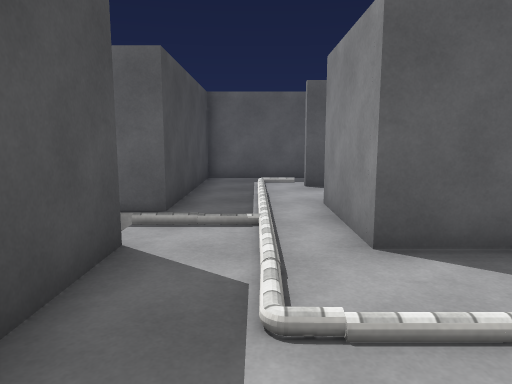
view 1 (above)

24 first-person views from a walk through a 3-D level made in the Unity game engine. The camera is 1.4 m above the floor, tilts 8° down and sees 70° across. The floor is counted in squares, 1.07 m on a side. Each view is taken from the middle of a square. On the plan, view 1 faces up. The plan holds only what a view shows up to about 15 squares ahead; the rest is blank. The place goes on beyond the plan. The player character is not drawn. Some animated figures are not drawn. Surface patterns are stand-ins for the level's own textures.

view 2
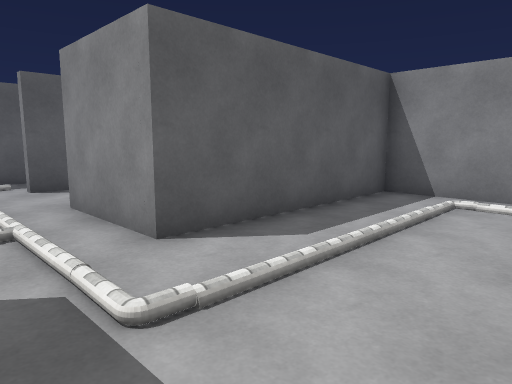

view 3
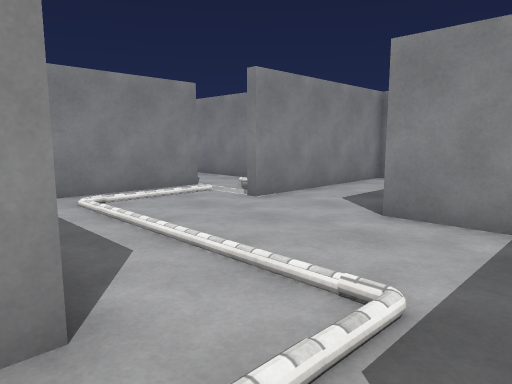

view 4
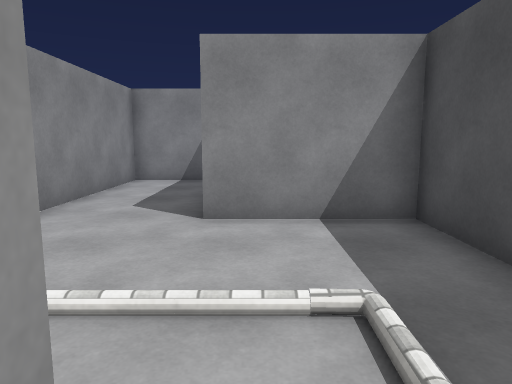

view 5
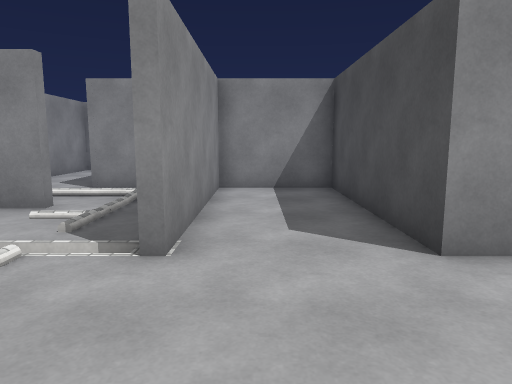

view 6
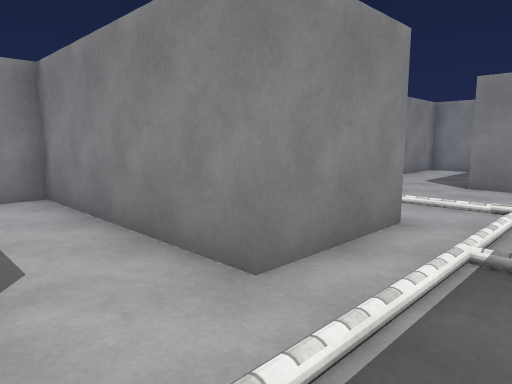

view 7
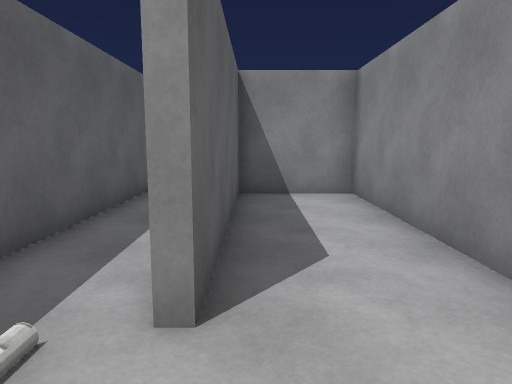

view 8
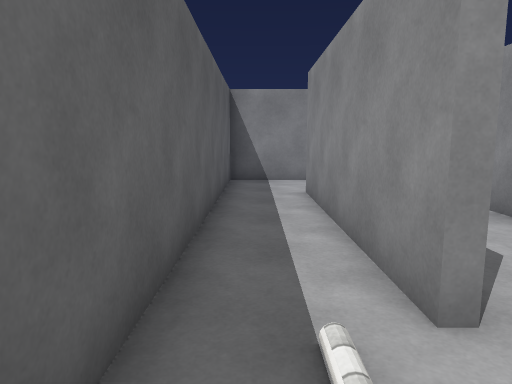

view 9
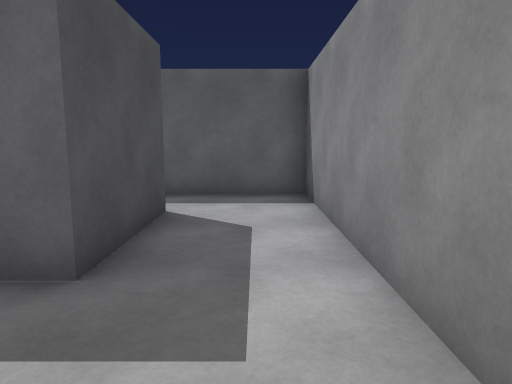

view 10
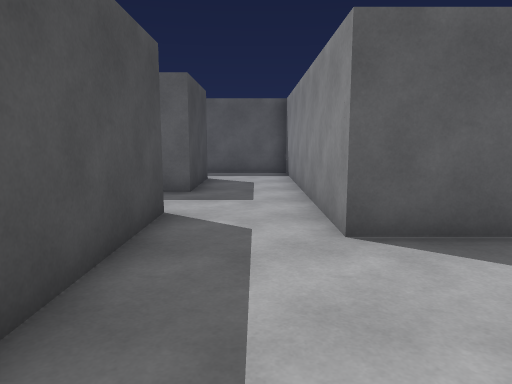

view 11
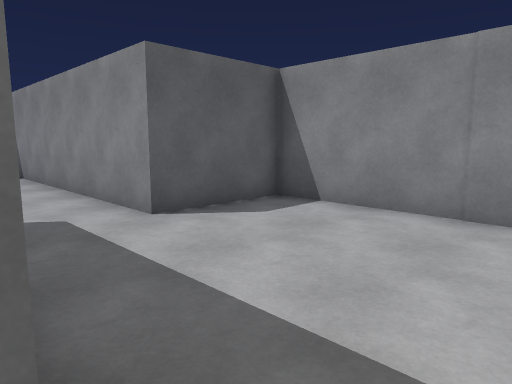

view 12
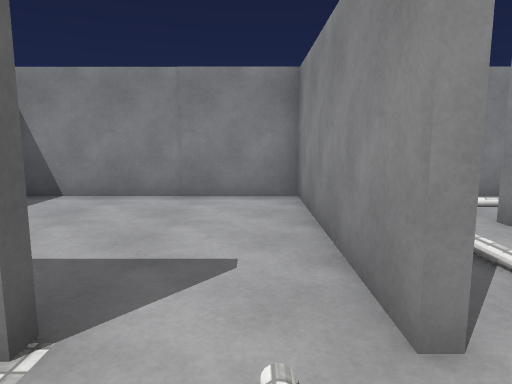

view 13
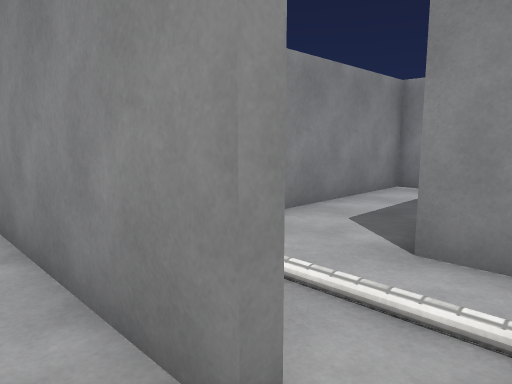

view 14
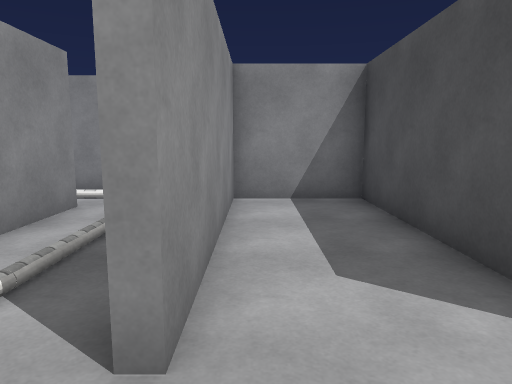

view 15
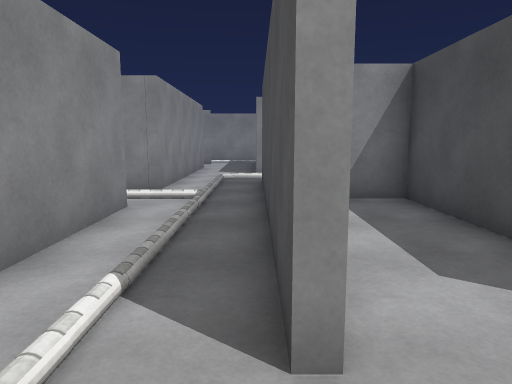

view 16
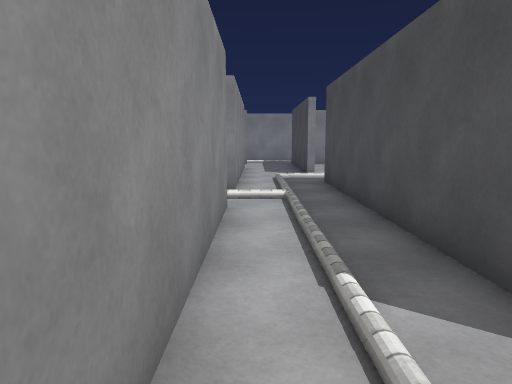

view 17
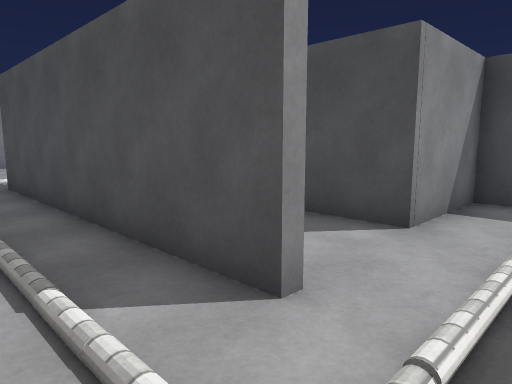

view 18
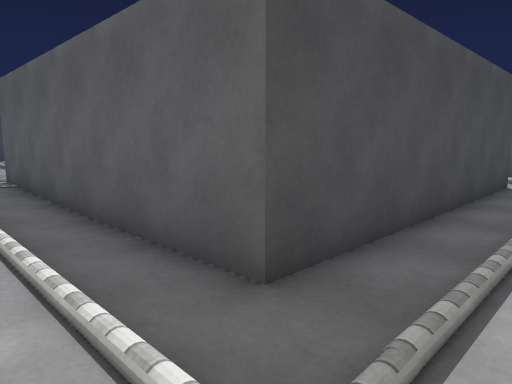

view 19
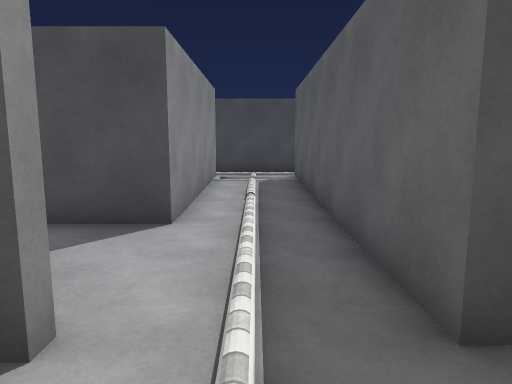

view 20
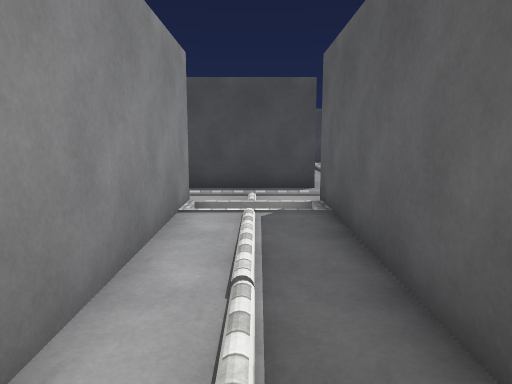

view 21
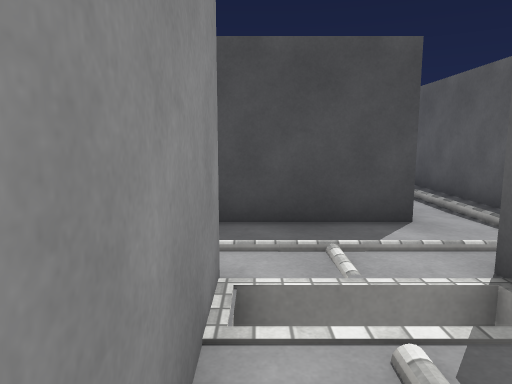

view 22
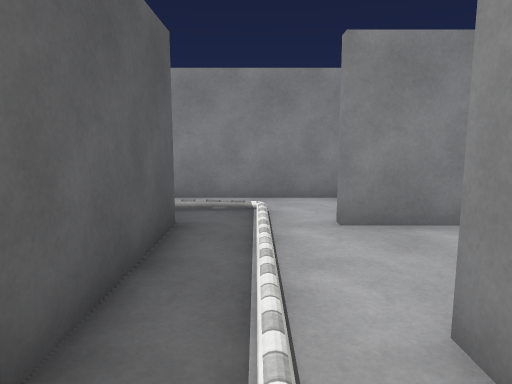

view 23
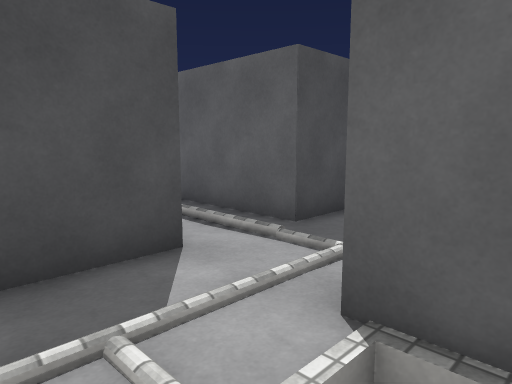

view 24
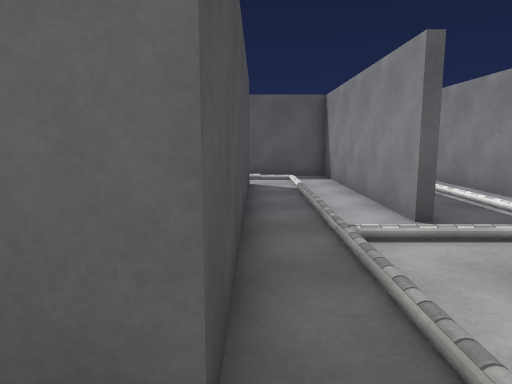

### Floor plan
Ten units are one square. View 1 is at (0, 0); x grows to the right and y downward. Boxes are objects, and circles mark ways between rooms. Rooms are numbered by the first view taken in them; rooms with no view inside come last. Other rooms are left out.
<svg viewBox="-22 -134 186 353">
<path fill="none" stroke="#000" d="M-17 -45 -17 10 19 10 19 72 50 72 50 10M14 -107 83 -107 83 -73 75 -73M112 -44 112 -129 -17 -129 -17 -67M80 16 80 -43 14 -43 14 -76 80 -76 80 -104 14 -104M80 44 80 40 146 40 146 -29 112 -29 112 -44M53 72 86 72 86 133 115 133 115 69M83 -46 83 -2M118 69 118 145M146 123 146 43 112 43M146 147 159 147M120 193 120 201M117 212 117 192M118 145 118 167 15 167M146 201 146 147M18 193 83 193 83 214M-10 164 -10 174"/>
<circle cx="60" cy="10" r="3" fill="#2a7"/>
<circle cx="95" cy="-35" r="3" fill="#2a7"/>
<circle cx="120" cy="55" r="3" fill="#2a7"/>
<circle cx="135" cy="155" r="3" fill="#2a7"/>
<circle cx="20" cy="170" r="3" fill="#2a7"/>
<text x="40" y="-50">1</text>
<text x="100" y="30">2</text>
<text x="130" y="90">3</text>
<text x="90" y="180">4</text>
<text x="0" y="160">5</text>
</svg>
Room 1 opens to room 2. Room 2 opens to room 3. Room 3 opens to room 4. Room 4 opens to room 5.

Where each view was taken, in squares from view 1:
view 1: 0 up, 0 right, facing up
view 2: 0 up, 1 left, facing up-right
view 3: 5 up, 1 left, facing down-right
view 4: 5 up, 1 right, facing down
view 5: 3 up, 4 right, facing down
view 6: 10 up, 1 left, facing down-right
view 7: 10 up, 1 left, facing right
view 8: 12 up, 1 left, facing right
view 9: 4 up, 10 right, facing up
view 10: 2 down, 10 right, facing up
view 11: 3 down, 8 right, facing up-right
view 12: 3 down, 6 right, facing right
view 13: 3 down, 7 right, facing down-right
view 14: 5 down, 11 right, facing down
view 15: 5 down, 12 right, facing down
view 16: 5 down, 14 right, facing down
view 17: 5 down, 14 right, facing down-left
view 18: 19 down, 14 right, facing up-left
view 19: 18 down, 14 right, facing left
view 20: 18 down, 9 right, facing left
view 21: 19 down, 5 right, facing left
view 22: 18 down, 6 right, facing right
view 23: 19 down, 3 right, facing up-left
view 24: 18 down, 12 right, facing up
